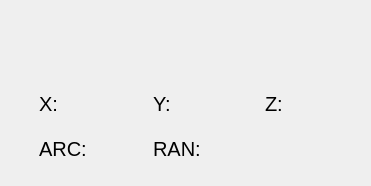
<?xml version="1.0" encoding="UTF-8"?>
<ui version="4.0">
 <class>ResultFiberItem</class>
 <widget class="QWidget" name="ResultFiberItem">
  <property name="geometry">
   <rect>
    <x>0</x>
    <y>0</y>
    <width>371</width>
    <height>186</height>
   </rect>
  </property>
  <property name="minimumSize">
   <size>
    <width>0</width>
    <height>0</height>
   </size>
  </property>
  <property name="windowTitle">
   <string>ResultFiberItem</string>
  </property>
  <widget class="QLabel" name="lblBg">
   <property name="geometry">
    <rect>
     <x>0</x>
     <y>0</y>
     <width>371</width>
     <height>186</height>
    </rect>
   </property>
   <property name="styleSheet">
    <string notr="true"/>
   </property>
   <property name="text">
    <string/>
   </property>
  </widget>
  <widget class="QLabel" name="lblType">
   <property name="geometry">
    <rect>
     <x>39</x>
     <y>25</y>
     <width>292</width>
     <height>29</height>
    </rect>
   </property>
   <property name="font">
    <font>
     <pointsize>15</pointsize>
    </font>
   </property>
   <property name="text">
    <string/>
   </property>
  </widget>
  <widget class="QLabel" name="lblPosX">
   <property name="geometry">
    <rect>
     <x>39</x>
     <y>88</y>
     <width>71</width>
     <height>31</height>
    </rect>
   </property>
   <property name="font">
    <font>
     <pointsize>15</pointsize>
    </font>
   </property>
   <property name="text">
    <string>X:</string>
   </property>
  </widget>
  <widget class="QLabel" name="lblPosZ">
   <property name="geometry">
    <rect>
     <x>265</x>
     <y>88</y>
     <width>101</width>
     <height>31</height>
    </rect>
   </property>
   <property name="font">
    <font>
     <pointsize>15</pointsize>
    </font>
   </property>
   <property name="text">
    <string>Z:</string>
   </property>
  </widget>
  <widget class="QLabel" name="lblPosY">
   <property name="geometry">
    <rect>
     <x>153</x>
     <y>88</y>
     <width>81</width>
     <height>31</height>
    </rect>
   </property>
   <property name="font">
    <font>
     <pointsize>15</pointsize>
    </font>
   </property>
   <property name="text">
    <string>Y:</string>
   </property>
  </widget>
  <widget class="QLabel" name="lblRAN">
   <property name="geometry">
    <rect>
     <x>153</x>
     <y>133</y>
     <width>161</width>
     <height>31</height>
    </rect>
   </property>
   <property name="font">
    <font>
     <pointsize>15</pointsize>
    </font>
   </property>
   <property name="text">
    <string>RAN:</string>
   </property>
  </widget>
  <widget class="QLabel" name="lblARC">
   <property name="geometry">
    <rect>
     <x>39</x>
     <y>133</y>
     <width>101</width>
     <height>31</height>
    </rect>
   </property>
   <property name="font">
    <font>
     <pointsize>15</pointsize>
    </font>
   </property>
   <property name="text">
    <string>ARC:</string>
   </property>
  </widget>
  <widget class="QLabel" name="lblFiberName">
   <property name="geometry">
    <rect>
     <x>0</x>
     <y>0</y>
     <width>83</width>
     <height>36</height>
    </rect>
   </property>
   <property name="text">
    <string/>
   </property>
   <property name="alignment">
    <set>Qt::AlignCenter</set>
   </property>
  </widget>
 </widget>
 <layoutdefault spacing="6" margin="11"/>
 <resources>
  <include location="../../../org.gl.comm/resources/Resource.qrc"/>
 </resources>
 <connections/>
</ui>
